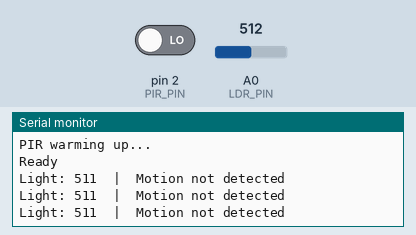
Bench run of a sketch on a simulated Arduino Uno, built with avr-gcc and run on an emulated ATmega328P. On the bench: the last lines printed to the serial monitor. The inputs (shaded band) are chosen by the test bench; at power-on: pin 2 (PIR_PIN) LOW, A0 (LDR_PIN) = 512.

Above: at 2.2 s.
2.3 s: pin 2 (PIR_PIN) driven HIGH
At 2.9 s:
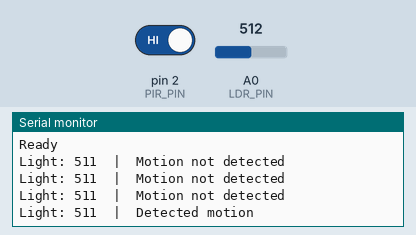
4.5 s: A0 (LDR_PIN) set to 716
At 4.9 s:
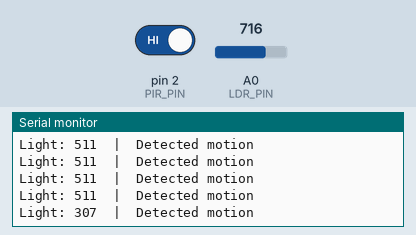
6.0 s: A0 (LDR_PIN) set to 900
At 6.4 s:
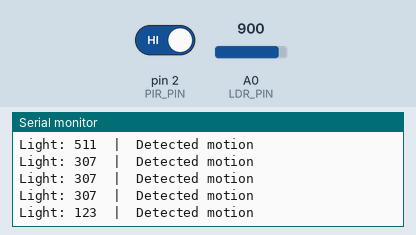
7.5 s: pin 2 (PIR_PIN) driven LOW
At 7.9 s:
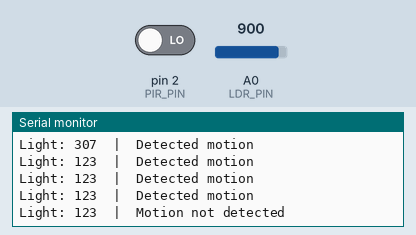
Timing chart, 0 to 10.0 s (numbered marks = the images above; inputs shaded):
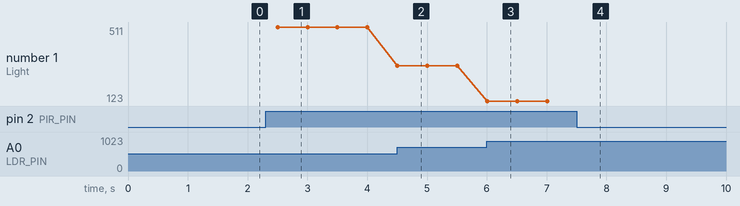

Measured:
- after the input at 2.3 s, the serial monitor: prints a new line after 0.20 s (image 1)
- after the input at 4.5 s, the serial monitor: prints a new line at once (image 2)
- after the input at 6.0 s, the serial monitor: prints a new line at once (image 3)
- after the input at 7.5 s, the serial monitor: prints a new line at once (image 4)
- plotted number 1: 511 → 307 after the input at 4.5 s, 307 → 123 after the input at 6.0 s

The sketch:

EMBEDDED_LAB7_GROUP6.ino
```cpp
const int LDR_PIN = A0;
const int PIR_PIN = 2;

void setup() {
  Serial.begin(9600);
  pinMode(PIR_PIN, INPUT);

  Serial.println("PIR warming up...");
  delay(1000);
  Serial.println("Ready");
}

void loop() {
  int rawLight = analogRead(LDR_PIN);   // 0 - 1023
  int light = 1023 - rawLight;          // flipped: higher = brighter
  int motion = digitalRead(PIR_PIN);    // HIGH = motion

  Serial.print("Light: ");
  Serial.print(light);
  Serial.print("  |  ");

  if (motion == HIGH) {
    Serial.println("Detected motion");
  } else {
    Serial.println("Motion not detected");
  }

  delay(500);
}
```
